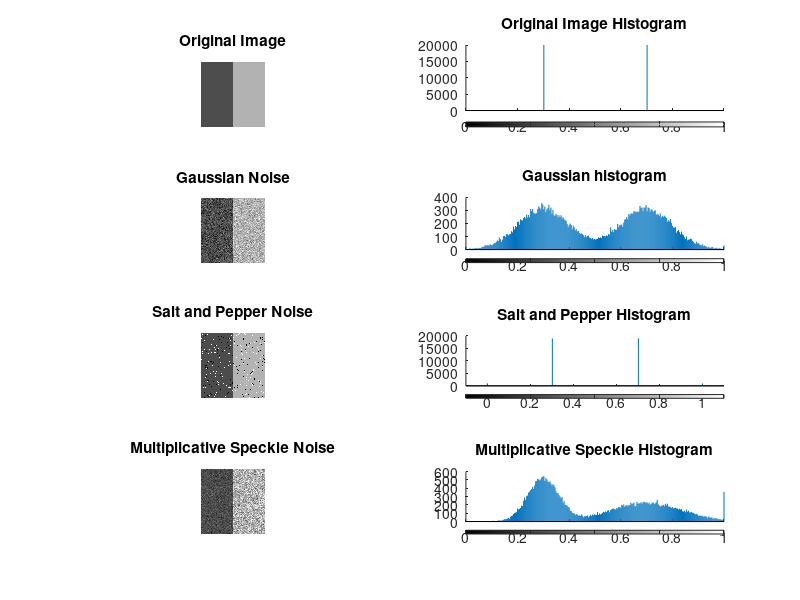

Here is the MATLAB script that generated this plot:
% Image parameters
m = 200;
n = 100;

f = [0.3*ones(m,n) 0.7*ones(m,n)];
f_hist = imhist(f);

% Gaussian noise with zero-mean and variance of 0.01
gaussian_f = imnoise(f, 'gaussian');
gaussian_hist = imhist(gaussian_f);

% Salt and pepper noise with density of 0.05
sp_f = imnoise(f, 'salt & pepper');
sp_hist = imhist(sp_f);

% Speckle noise with variance of 0.04;
speckle_f = imnoise(f, 'speckle', 0.04);
speckle_hist = imhist(speckle_f);


% Plot noisy images
lena_fig = figure('Name', 'Toy Image with Additive Noise', 'NumberTitle', 'off');
subplot(4,2,1)
imshow(f)
title('Original Image')
subplot(4,2,2)
imhist(f)
title('Original Image Histogram')

subplot(4,2,3)
imshow(gaussian_f)
title('Gaussian Noise');
subplot(4,2,4)
imhist(gaussian_f)
title('Gaussian histogram');

subplot(4,2,5)
imshow(sp_f)
title('Salt and Pepper Noise')
subplot(4,2,6);
imhist(sp_f)
title('Salt and Pepper Histogram');
xlim([-0.1, 1.1])

subplot(4,2,7)
imshow(speckle_f)
title('Multiplicative Speckle Noise')
subplot(4,2,8)
imhist(speckle_f)
title('Multiplicative Speckle Histogram')
